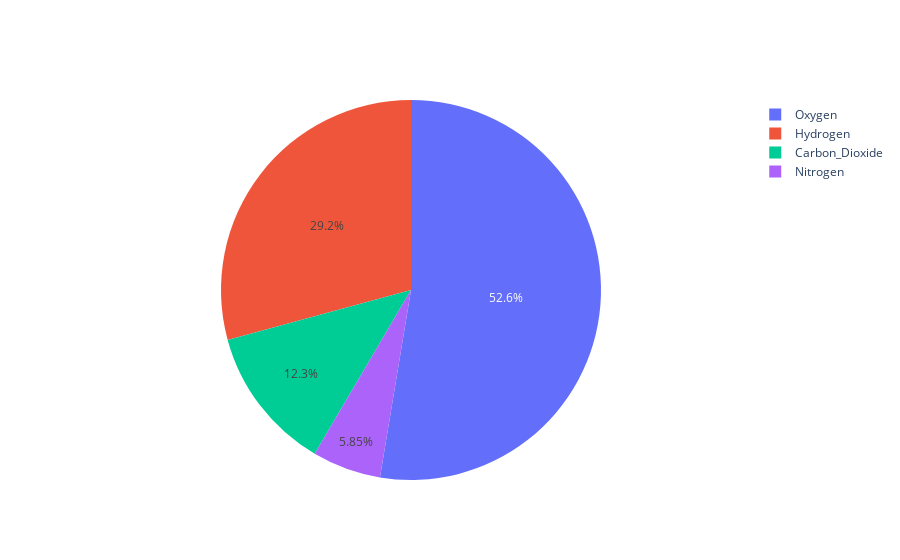

Write notebook code for a chart like this one.
### Markdown cell above
#### Gráfico circular básico con go.Pie

### Code cell
import plotly.graph_objects as go

labels = ['Oxygen','Hydrogen','Carbon_Dioxide','Nitrogen']
values = [4500, 2500, 1053, 500]

fig = go.Figure(data=[go.Pie(labels=labels, values=values)])
fig.show()

### Figure 1 — Plotly figure (JSON) as saved in the notebook; plotly's stock layout.template omitted (floating-point values rounded to 4 significant figures)
{"data": [{"labels": ["Oxygen", "Hydrogen", "Carbon_Dioxide", "Nitrogen"], "type": "pie", "values": [4500, 2500, 1053, 500]}], "layout": {}}
